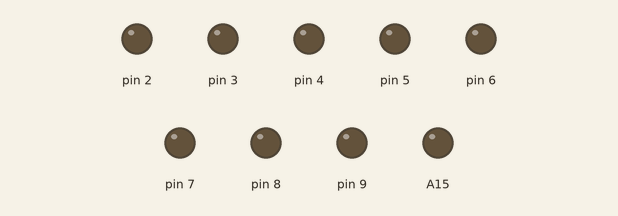
This sketch was run on a simulated Arduino Mega 2560, built with avr-gcc and run on an emulated ATmega2560. Parts: output pins drawn as LEDs (lit = HIGH).

Above: at 0.5 s.
At 3.5 s:
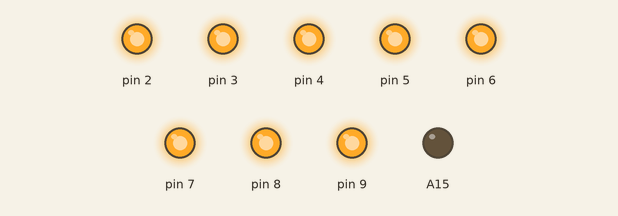
Timing chart, 0 to 4.6 s (numbered marks = the images above):
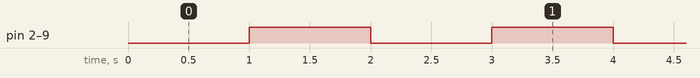

The sketch:

EXA2.ino
```cpp
int BASE = 2;
int NUM = 8;
int index = 0;
int D = 1000;

void setup() {
  // put your setup code here, to run once:

    for(int i = BASE; i < BASE + NUM; i++)
    {

        pinMode(i, OUTPUT);
        pinMode(A15, OUTPUT);
        digitalWrite(A15, LOW);

    }

}

void loop() {
  // put your main code here, to run repeatedly:

    for(int i = BASE; i < BASE + NUM; i++)
    {

        digitalWrite(i, LOW);

    }

    delay(D);

    for(int i = BASE; i < BASE + NUM; i++)
    {

        digitalWrite(i, HIGH);

    }

    delay(D);

}
```

Measured:
- by itself, pin 2–9: alternates HIGH for 1.0 s and LOW for 1.0 s
